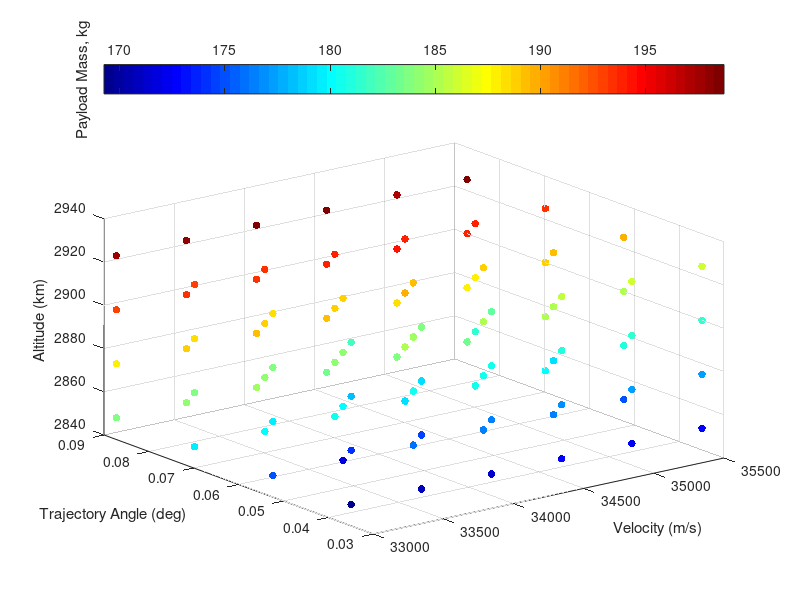

Source code (MATLAB): (Note: this script raises an error after producing the figure.)
% visualising third stage cost results
% clear all
ThirdStageData = sortrows(dlmread('thirdstageforvis.dat'));
Atmosphere = dlmread('atmosphere.txt');
% map = [0, 0, 0
%     0, 0, 0
%     .0, 0, 0
%     .2, 0, 0
%     .6, 0, 0.0
%     1.0, 0, 0];
% colormap(map)




colormap jet
scatter3(ThirdStageData(:,3),ThirdStageData(:,4),ThirdStageData(:,5),30,ThirdStageData(:,6), 'filled')

ylabel('Trajectory Angle (deg)')
xlabel('Velocity (m/s)')
zlabel('Altitude (km)')
c=colorbar('northoutside');
ylabel(c,'Payload Mass, kg')



[VGrid,thetaGrid,vGrid] = ndgrid(33000:500:35000,[deg2rad(2) :deg2rad(.5): deg2rad(4)],[2575:25:2925]);

PayloadDataInterp = scatteredInterpolant(ThirdStageData(:,3),ThirdStageData(:,4),ThirdStageData(:,5),ThirdStageData(:,6));
PayloadData = PayloadDataInterp(VGrid,thetaGrid,vGrid);
global PayloadGrid
PayloadGrid = griddedInterpolant(VGrid,thetaGrid,vGrid,PayloadData,'spline','linear');


% [meshAlt,meshAngle,meshVel] = meshgrid(unique(ThirdStageData(:,3)),unique(ThirdStageData(:,4)),unique(ThirdStageData(:,5)));
% meshPayload = permute(reshape(ThirdStageData(:,6),[length(unique(ThirdStageData(:,5))),length(unique(ThirdStageData(:,4))),length(unique(ThirdStageData(:,3)))]),[2 3 1]);
 figure(200)

colormap(gray)
C = contourf(rad2deg(thetaGrid(:,:,2)),VGrid(:,:,2)/1000,PayloadData(:,:,3),20,'LineWidth',0.)
% C = contourf(rad2deg(meshAngle(:,:,2)),meshAlt(:,:,2)/1000,meshPayload(:,:,3),12)
% C = contourf(rad2deg(meshAngle),meshAlt/1000,meshPayload,13)

xlabel('Release Angle (deg)')
ylabel('Altitude (km)')
% title('2750 m/s')
% ylim([30 40])
c = colorbar;
c.Label.String = 'Payload (kg)';

% slice(threeDMAT,[1,3,5],[],[])
% colormap hsv


% contourslice(threeDMAT,[1,3,6],[],[],10)


% 
% % getting maximum values
% [max1,ind1] = max(threeDMAT,[],3);
% 
% [max2,ind2] = max(max1,[],2);
% 
% ind  = [ind1(ind2),ind2] % this really doesnt tell me much, as it wants very high altitude all the time
% 
% 
% 
% 
% 
% % plotting density
% 
% 
% figure(4)
% plot(Atmosphere(:,1)/1000,  Atmosphere(:,4)),'Color','k','LineWidth',0.8;
% xlim([20,40])
% 
% xlabel('Altitude (km)')
% ylabel('Density (kg/m^3)')
% 
% 
% figure(5)
% 
% [meshAngle2,meshVel2,meshAlt2] = meshgrid(Angle,Vel,Alt);
% 
% colormap(gray)
% 
% colormap(flipud(colormap))
% hx = slice(meshAngle2,meshVel2,meshAlt2./1000,threeDMAT,[],[2600:100:3000],[])
% 
% % [Xq,Yq,Zq] = meshgrid([0:.5:5],[2600:100:3000],[20000:500:40000]);
% % threeDMATint = interp3(meshAngle2,meshVel2,meshAlt2,threeDMAT,Xq,Yq,Zq);
% % hx = slice(Xq,Yq,Zq/1000,threeDMATint,[],[2600:100:3000],[]);
% 
% caxis([220 340]) 
% c=colorbar('northoutside')
% c.LimitsMode = 'manual'
% c.Limits = [180 320]
% 
% set(hx, 'EdgeColor', 'none');
% 
% % set(hx, 'FaceColor', 'interp'); % use this to smooth
% set(hx, 'FaceColor', 'flat');
% 
% xlabel('Trajectory Angle (deg)','FontSize',17)
% ylabel('Velocity (m/s)','FontSize',17)
% zlabel('Altitude (km)','FontSize',17)
% ylabel(c,'Payload Mass, kg','FontSize',17)
